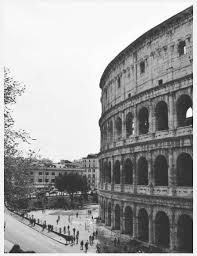
%> input picture fotos/images2.tiff, 197 x 256 px, given in place of images2.tif, which was not available
$ octave aula3.m   (GNU Octave 9; MATLAB toolbox functions it lacks are replaced by stand-ins)
%> lines starting %> are read from the running program, lines starting %| are printed output that depends on the picture; pictures that were not available may be replaced by others from this repository, and a replacement may not be noted
clear all
close all
clc

f = imread('images2.tif');
%> f is the input picture: size 256x197x3 uint8; min 8, max 255, mean 162.8
f = im2double(f);
%> f: size 256x197x3 double
%f = im2uint8(f);
g = f*0.1;
g = g.^2;
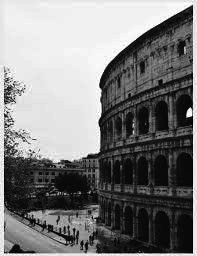
%> g: size 256x197x3 double; min 9.84e-06, max 0.01, mean 0.00496; drawn with min black and max white
g = -100*g./log2(g);
%g = im2uint8(g);
g = g*3;
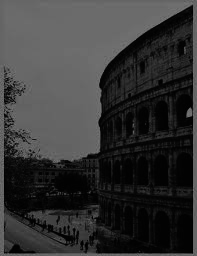
%> g: size 256x197x3 double; min 0.000178, max 0.452, mean 0.209
imwrite(g,'outraimagem.tif');
imshow(g)
figure,
imshow(f)

$ run again, with fotos/cachorro.jpeg saved as fotos/images2.tiff
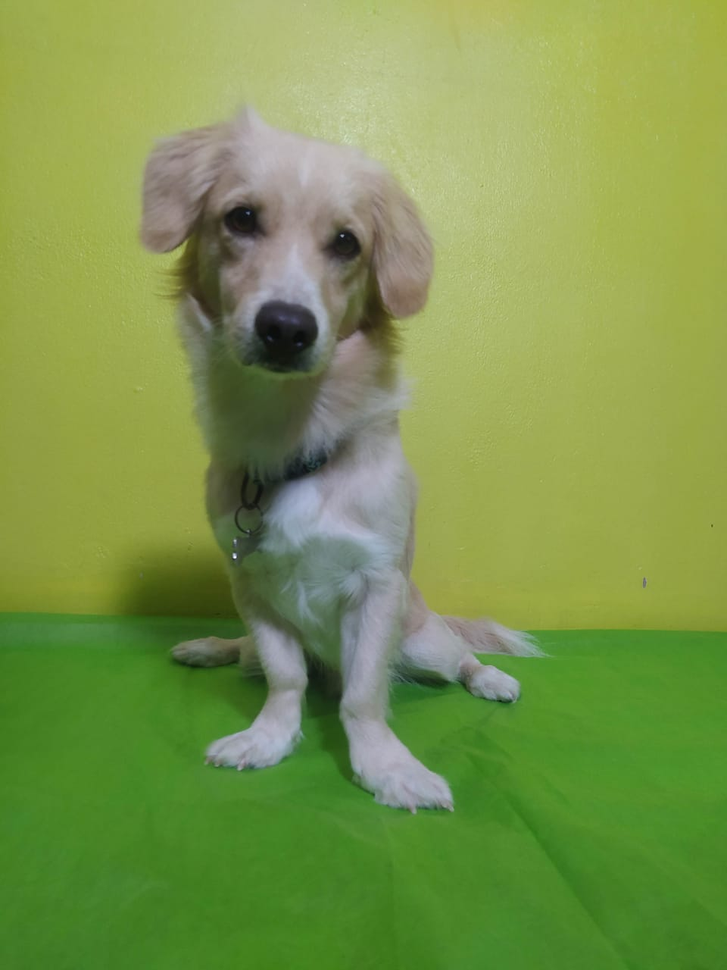
%> input picture fotos/cachorro.jpeg, 727 x 970 px, shrunk from 960 x 1280 before the run, given in place of images2.tif, which was not available
%> f is the input picture: size 970x727x3 uint8; mean R, G, B 123.9, 149.5, 76.8
%> f: size 970x727x3 double
%> `g = g.^2;`:
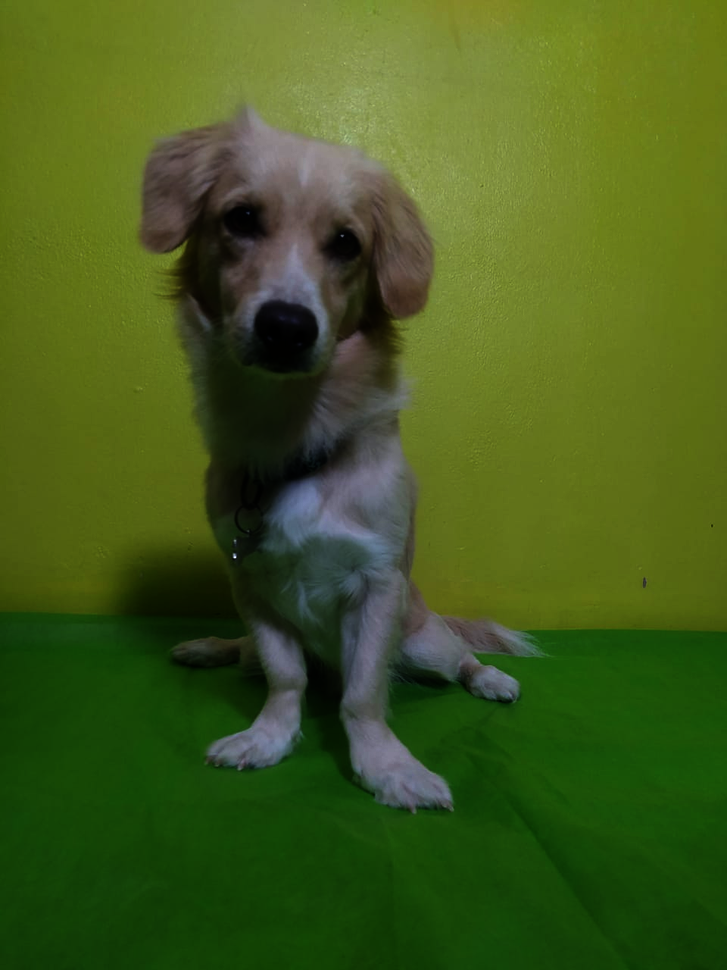
%> g: size 970x727x3 double; mean R, G, B 0.00268, 0.00359, 0.00115; drawn with min black and max white
%> `g = g*3;`:
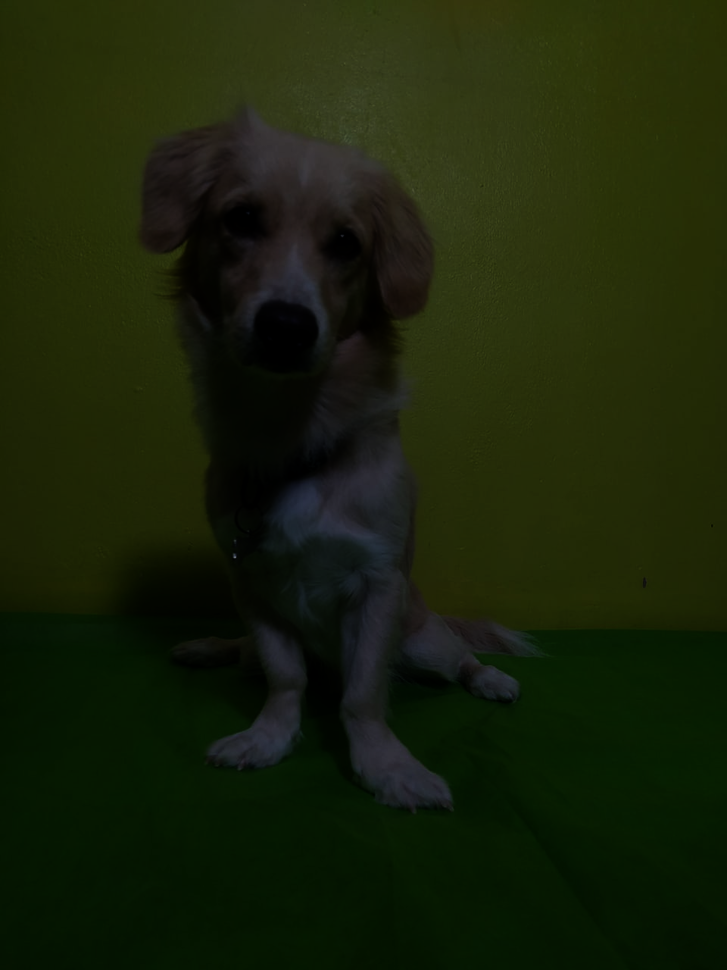
%> g: size 970x727x3 double; mean R, G, B 0.0986, 0.135, 0.0383
